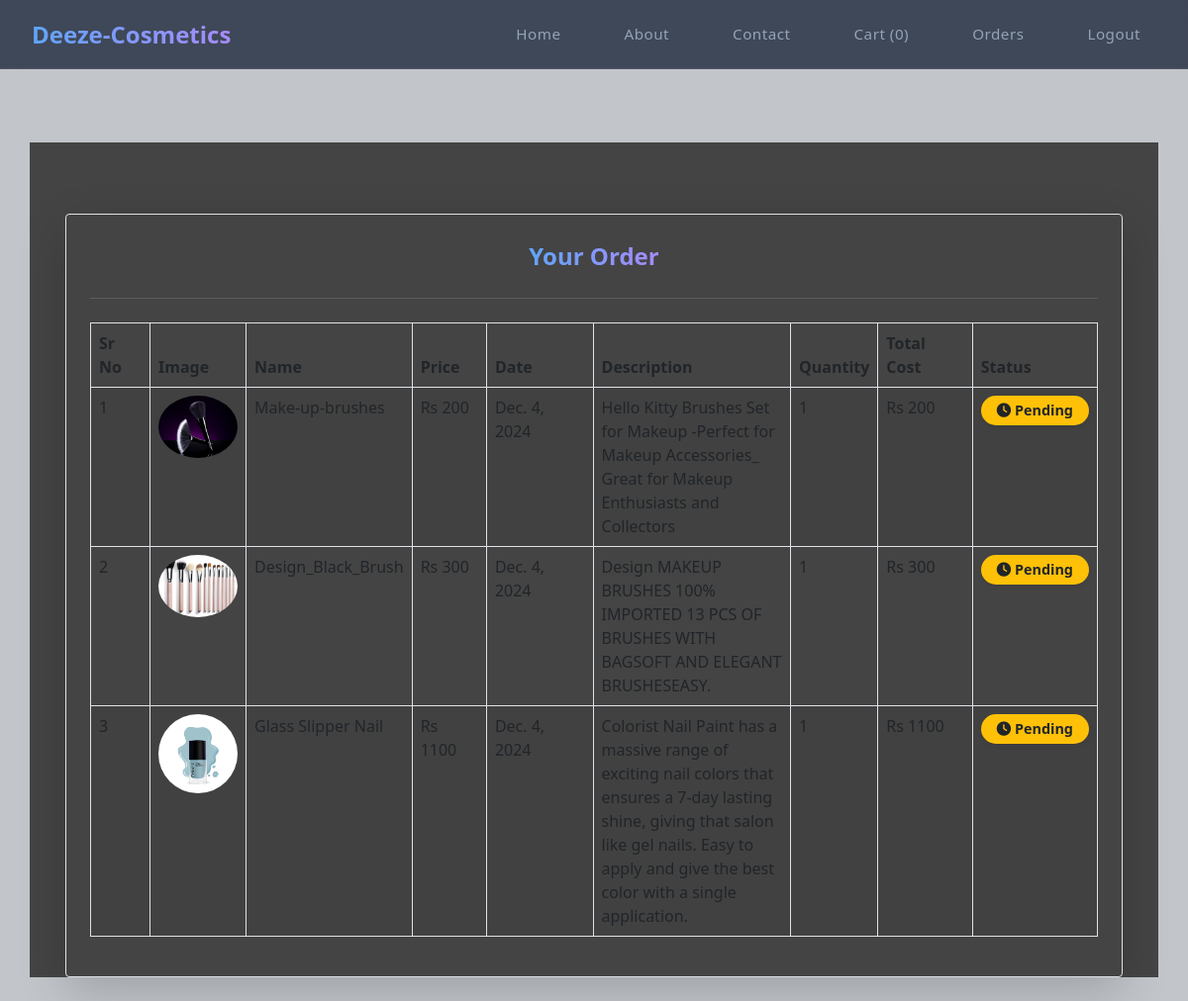
The app's page /order (signed in) with its own data.
### store/models/order.py (models this page shows, shortened)
class Order(models.Model):
    product = models.ForeignKey(Product, on_delete=models.CASCADE)
    customer = models.ForeignKey(Customer, on_delete=models.CASCADE)
    quantity = models.IntegerField()
    price = models.IntegerField()
    address = models.CharField(max_length=50 , default='' , blank=True)
    phone = models.CharField(max_length=50,  default='' , blank=True)
    date = models.DateField(default=datetime.datetime.today)
    status = models.BooleanField(default=False)
    @staticmethod
    def get_orders_by_customer(customer_id):
        return Order.objects.filter(customer = customer_id).order_by('-date')

### store/models/product.py (models this page shows, shortened)
class Product(models.Model):
    name = models.CharField(max_length= 255)
    price = models.IntegerField(default=0)
    catagory = models.ForeignKey(Catagory , default=1 , on_delete=models.CASCADE)
    description = models.CharField(max_length=255, default= '')
    image = models.ImageField(upload_to='uploads/products/')

### store/middlewares/auth.py (the view)
    def middleware(request):
        print(request.session.get('customer'))
        if not request.session.get('customer'):  # Corrected 'Customer' to 'customer'
            request.session['return_url'] = request.path  # Store the current path
            return redirect('login_page')
        response = get_response(request)
        return response

### store/templatetags/cart.py (called while the page is built)
@register.filter(name='multiply')
def multiply(number, number1):
    return number * number1

### store/views.py (called while the page is built)
def orderview(request):
    if request.method == 'GET':
        customer = request.session.get('customer')
        order = Order.get_orders_by_customer(customer)
        print(order)
        return render(request, 'orders.html', {'order': order})

### store/templates/orders.html (shortened to what this page needs)
{% extends 'base.html' %}
{% block content %}
{% load cart %}
<div class="mt-5 pt-5"></div>
<div class="container mt-5 pt-5" style="background-color: #444;">
  <div class="border rounded m-4 p-4 shadow-lg">
    <div class="logo text-center">
      <a class="logo-text" href="/order">Your Order</a>
    </div>
    <hr class="my-4">
    <div class="table-responsive">
      <table class="table table-bordered table-hover table-striped">
        <thead class="thead-dark">
          <tr>
            <th scope="col">Sr No</th>
            <th scope="col">Image</th>
            <th scope="col">Name</th>
            <th scope="col">Price</th>
            <th scope="col">Date</th>
            <th scope="col">Description</th>
            <th scope="col">Quantity</th>
            <th scope="col">Total Cost</th>
            <th scope="col">Status</th>
          </tr>
        </thead>
        <tbody>
          {% for order in order %}
          <tr>
            <td>{{ forloop.counter }}</td>
            <td>
              <img src="{{ order.product.image.url }}" class="rounded-circle img-fluid" style="max-height: 80px; max-width: 80px;" alt="">
            </td>
            <td>{{ order.product.name }}</td>
            <td>Rs {{ order.price }}</td>
            <td>{{ order.date }}</td>
            <td class="text-wrap" style="max-width: 200px;">{{ order.product.description }}</td>
            <td>{{ order.quantity }}</td>
            <td>Rs {{ order.quantity|multiply:order.price }}</td>
            {% if order.status %}
            <td>
              <span class="badge bg-success text-light px-3 py-2 rounded-pill shadow-sm" style="font-size: 0.9rem;">
                <i class="fas fa-check-circle"></i> Completed
              </span>
            </td>
            {% else %}
            <td>
              <span class="badge bg-warning text-dark px-3 py-2 rounded-pill shadow-sm" style="font-size: 0.9rem;">
                <i class="fas fa-clock"></i> Pending
              </span>
            </td>
            {% endif %}
          </tr>
          {% endfor %}
        </tbody>
      </table>
    </div>
  </div>
</div>
{% endblock %}

### store/static/style.css (style rules this page uses)
body { background-color: rgba(179, 183, 189, 0.8); color: #94a3b8; }
* { scrollbar-width: thin; scrollbar-color: #94a3b8 #444; }
html { overflow-y: scroll; }
.logo { position: relative; overflow: hidden; }
.logo-text { font-size: 1.5rem; font-weight: bold; background: linear-gradient(to right, #60a5fa, #a78bfa); -webkit-background-clip: text; -webkit-text-fill-color: transparent; }

### records on screen
Order: product.image (picture), product.name "Make-up-brushes", price "200", date "Dec. 4, 2024", product.description "Hello Kitty Brushes Set for Makeup -Perfect for Makeup Accessories_ Great for Makeup Enthusiasts and Collectors", quantity "1", quantity|multiply "200", status False (drawn)
Order: product.image (picture), product.name "Design_Black_Brush", price "300", date "Dec. 4, 2024", product.description "Design MAKEUP BRUSHES 100% IMPORTED 13 PCS OF BRUSHES WITH BAGSOFT AND ELEGANT BRUSHESEASY.", quantity "1", quantity|multiply "300", status False (drawn)
Order: product.image (picture), product.name "Glass Slipper Nail", price "1100", date "Dec. 4, 2024", product.description "Colorist Nail Paint has a massive range of exciting nail colors that ensures a 7-day lasting shine, giving that salon like gel nails. Easy to apply and give the best color with a single application.", quantity "1", quantity|multiply "1100", status False (drawn)

### other values on screen
{{ request.session.cart|length }} "0"
